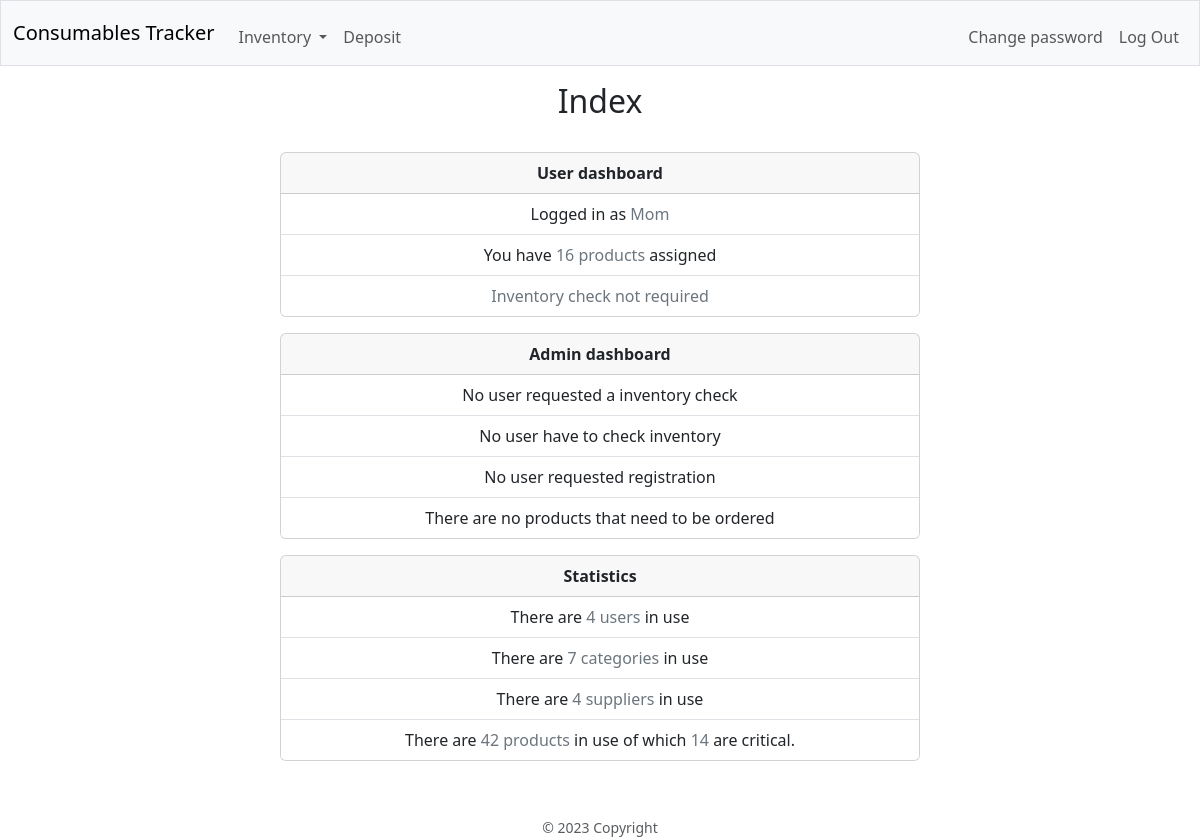
Before: / (signed in) with the older database file.
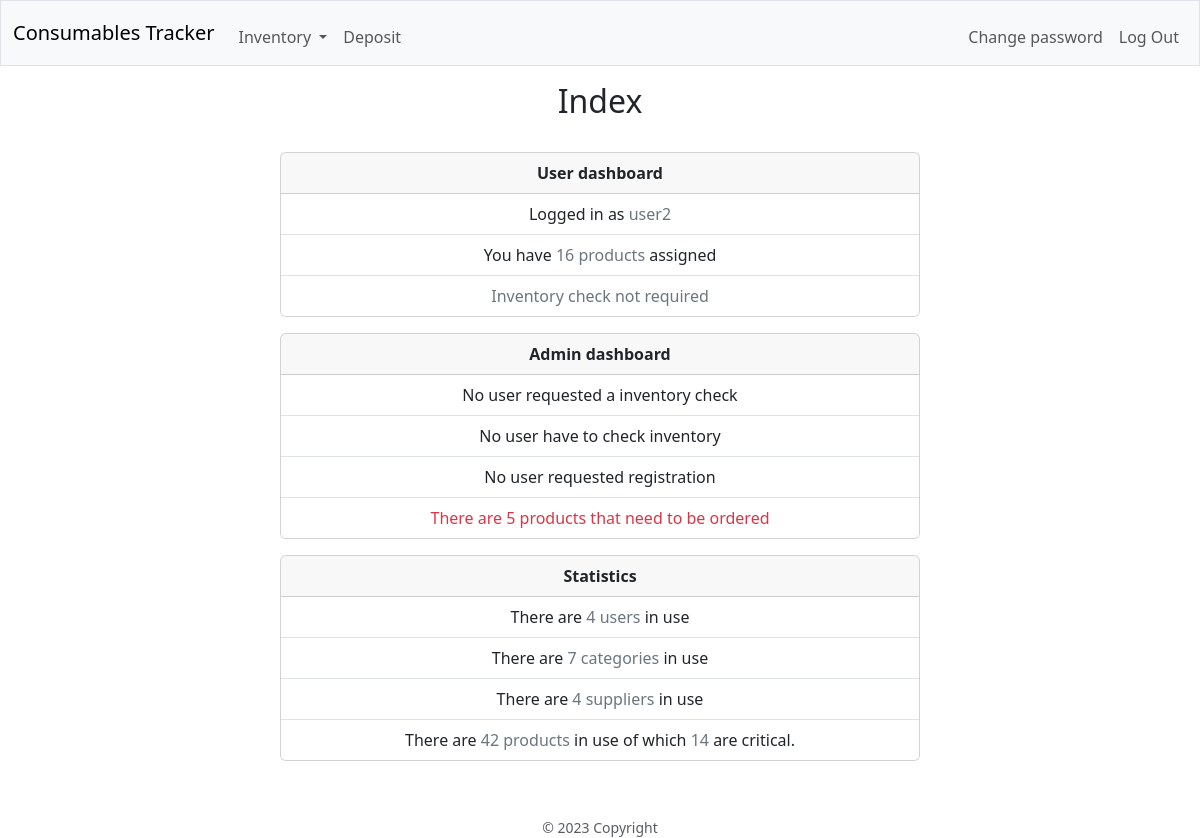
After: the same page with the newer database file.
### database.py (models this page shows, shortened)
class Base(MappedAsDataclass, DeclarativeBase):
    id: Mapped[int] = mapped_column(init=False, primary_key=True)
    name: Mapped[str] = mapped_column(unique=True)

class User(Base):
    password: Mapped[str] = mapped_column(repr=False)
    products: Mapped[List["Product"]] = relationship(
        default_factory=list, back_populates="responsable", repr=False)
    admin: Mapped[bool] = mapped_column(default=False)
    in_use: Mapped[bool] = mapped_column(default=True)
    done_inv: Mapped[bool] = mapped_column(default=True)
    reg_req: Mapped[bool] = mapped_column(default=True)
    req_inv: Mapped[bool] = mapped_column(default=False)
    details: Mapped[Optional[str]] = mapped_column(default=None, repr=False)

### blueprints/main/main.py (the view)
@main_bp.route("/")
@login_required
def index():
    with dbSession() as db_session:
        user = db_session.get(User, session["user_id"])
        stats = {
            "products": len(user.products),
            "done_inv": user.done_inv,
            "req_inv": user.req_inv,
        }
        admin = {}
        if user.admin:
            req_inv_users = db_session.scalars(
                select(User.name).filter_by(req_inv=True)).all()
            admin["req_inv_users"] = ", ".join(req_inv_users)
            done_inv_users = db_session.scalars(
                select(User.name).filter_by(done_inv=False)).all()
            admin["done_inv_users"] = ", ".join(done_inv_users)
            reg_req_users = db_session.scalars(
                select(User.name).filter_by(reg_req=True)).all()
            admin["reg_req_users"] = ", ".join(reg_req_users)
            admin["to_order_products"] = (
                db_session.query(Product).\
                filter_by(in_use=True, to_order=True).count())
            admin["in_use_users"] = (
                db_session.query(User).filter_by(in_use=True).count())
            admin["in_use_categories"] = (
                db_session.query(Category).filter_by(in_use=True).count())
            admin["in_use_suppliers"] = (
                db_session.query(Supplier).filter_by(in_use=True).count())
            admin["in_use_products"] = (
                db_session.query(Product).filter_by(in_use=True).count())
            admin["critical_products"] = (
                db_session.query(Product).filter_by(
                    in_use=True, critical=True).count())
    return render_template("main/index.html", stats=stats, admin=admin)

### app.py (called while the page is built)
@app.context_processor
def inject_now():
    return {'now': datetime.utcnow()}

### helpers.py (called while the page is built)
def login_required(f):
    @wraps(f)
    def decorated_function(*args, **kwargs):
        if session.get("user_id") is None:
            flash("You have to be logged in...", "warning")
            return redirect(url_for("auth.login"))
        return f(*args, **kwargs)
    return decorated_function

### blueprints/main/templates/main/index.html (shortened to what this page needs)
{% extends "layout.html" %}
{% block page_title %}Index{% endblock %}
{% block main %}
    <div class="card mx-auto mb-3" style="max-width: 40rem;">
        <div class="card-header">
            <strong>User dashboard</strong>
        </div>
        <ul class="list-group list-group-flush">
            <li class="list-group-item">Logged in as <span class="text-secondary">{{ session.user_name }}</span></li>
            <li class="list-group-item">You have <span class="text-secondary">{{ stats.products }} products</span> assigned</li>
            <li class="list-group-item">
                {% if stats.req_inv %}
                    <span class="text-warning">You requested a inventory check</span>
                {% else %}
                    {% if stats.done_inv %}
                        <span class="text-secondary">Inventory check not required</span>
                    {% else %}
                        <a class="link-danger link-offset-2 link-underline-opacity-25 link-underline-opacity-100-hover" href={{ url_for("inv.inventory") }}>Check inventory</a>
                    {% endif %}
                {% endif %}
            </li>
        </ul>
    </div>
    {% if session.admin %}
        <div class="card mx-auto mb-3" style="max-width: 40rem;">
            <div class="card-header">
                <strong>Admin dashboard</strong>
            </div>
            <ul class="list-group list-group-flush">
                <li class="list-group-item">
                    {% if admin.req_inv_users %}
                        <span class="text-danger">{{ admin.req_inv_users }} requested a inventory check</span>
                    {% else %}
                        No user requested a inventory check
                    {% endif %}
                </li>
                <li class="list-group-item">
                    {% if admin.done_inv_users %}
                        <span class="text-warning">{{ admin.done_inv_users }} have to ckeck inventory</span>
                    {% else %}
                        No user have to check inventory
                    {% endif %}
                </li>
                <li class="list-group-item">
                    {% if admin.reg_req_users %}
                        <span class="text-danger">{{ admin.reg_req_users }} requested registration</span>
                    {% else %}
                        No user requested registration
                    {% endif %}
                </li>
                <li class="list-group-item">
                    {% if admin.to_order_products %}
                        <span class="text-danger">There are {{ admin.to_order_products }} products that need to be ordered</span>
                    {% else %}
                        There are no products that need to be ordered
                    {% endif %}
                </li>
            </ul>
        </div>
        <div class="card mx-auto mb-3" style="max-width: 40rem;">
            <div class="card-header">
                <strong>Statistics</strong>
            </div>
            <ul class="list-group list-group-flush">
                <li class="list-group-item">
                    There are <span class="text-secondary">{{ admin.in_use_users }} users</span> in use
                </li>
                <li class="list-group-item">
                    There are <span class="text-secondary">{{ admin.in_use_categories }} categories</span> in use
                </li>
                <li class="list-group-item">
                    There are <span class="text-secondary">{{ admin.in_use_suppliers }} suppliers</span> in use
                </li>
                <li class="list-group-item">
                    There are <span class="text-secondary">{{ admin.in_use_products }} products</span> in use of which <span class="text-secondary">{{ admin.critical_products }}</span> are critical.
                </li>
            </ul>
        </div>
    {% endif %}
{% endblock %}

Changed rows visible on the page:
changed User: user_name "Mom" → "user2"
Other visible differences:
{{ admin.to_order_products }}: (not shown) → "5"
text no longer shown: "There are no products that need to be ordered"
text now shown: "There are products that need to be ordered"
